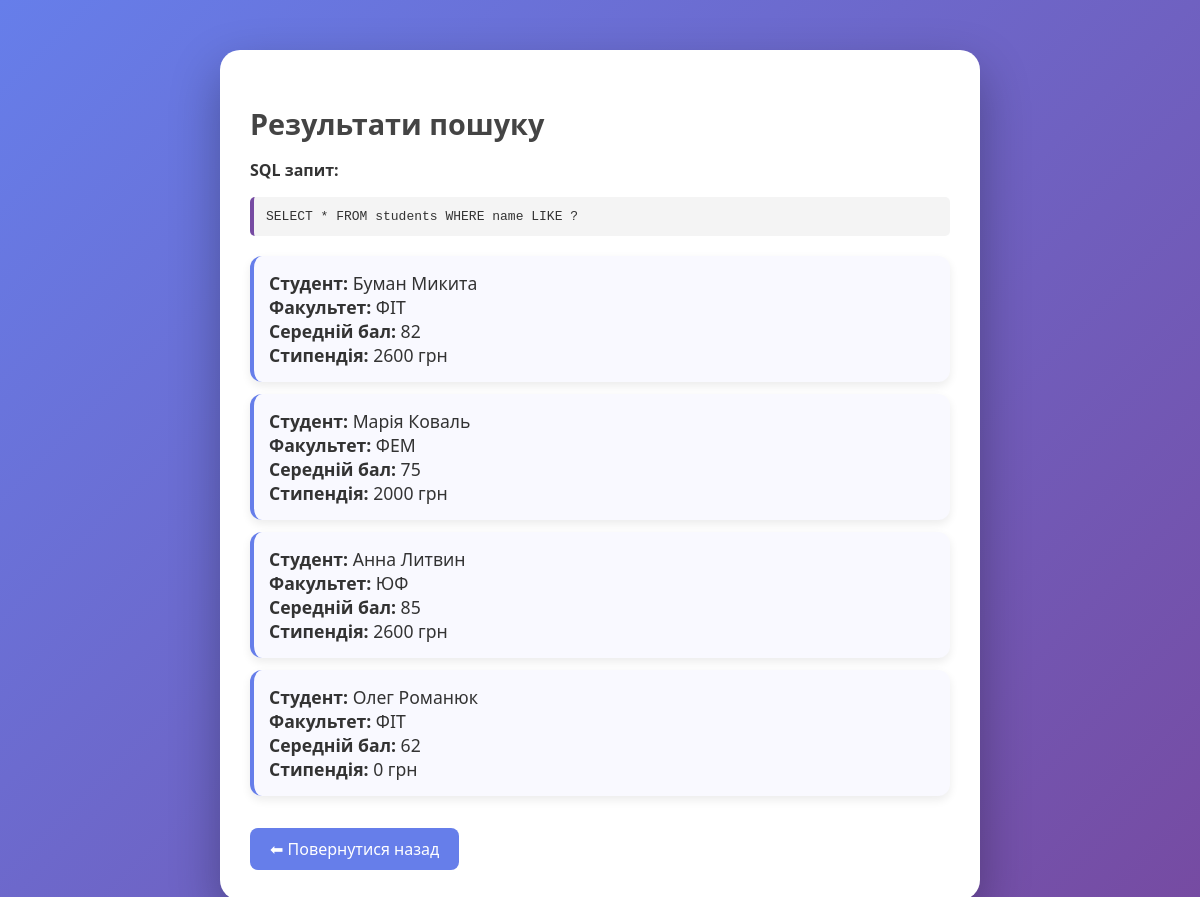
Screenshot of /search with the database file from the repository.
### tables this page shows
CREATE TABLE students (
    id INTEGER PRIMARY KEY AUTOINCREMENT,
    name TEXT,
    faculty TEXT,
    gpa INTEGER,
    scholarship INTEGER
);

### secure_app.py (the view)
@app.route("/search")
def search():
    name = request.args.get("name", "")
    conn = sqlite3.connect("database.db")
    c = conn.cursor()
    query = "SELECT * FROM students WHERE name LIKE ?"
    param = f"%{name}%"
    print("Executing SECURE:", query, param)
    c.execute(query, (param,))
    results = c.fetchall()
    return render_template("results.html", students=results, query=query)

### templates/results.html (shortened to what this page needs)
<!DOCTYPE html>
<html lang="uk">
<head>
</head>
<body>
<div class="container">
    <h2>Результати пошуку</h2>
    <p><b>SQL запит:</b></p>
    <div class="sql-box">{{ query }}</div>
    {% if students %}
        {% for s in students %}
            <div class="student-card">
                <b>Студент:</b> {{ s[1] }}<br>
                <b>Факультет:</b> {{ s[2] }}<br>
                <b>Середній бал:</b> {{ s[3] }}<br>
                <b>Стипендія:</b> {{ s[4] }} грн
            </div>
        {% endfor %}
    {% else %}
        <div class="no-results">Студента не знайдено.</div>
    {% endif %}
    <a href="/">⬅ Повернутися назад</a>
</div>
</body>
</html>

### templates/results.html (style rules this page uses)
body { font-family: 'Segoe UI', Tahoma, sans-serif; background: linear-gradient(135deg, #667eea 0%, #764ba2 100%); min-height: 100vh; margin: 0; padding: 0; display: flex; justify-content: center; align-items: flex-start; padding-top: 50px; color: #333; }
.container { background: white; padding: 30px; width: 90%; max-width: 700px; border-radius: 20px; box-shadow: 0 20px 50px rgba(0,0,0,0.3); animation: fadeIn 0.5s ease-in-out; }
h2 { margin-bottom: 10px; font-size: 1.8em; color: #444; }
.sql-box { background: #f4f4f4; padding: 12px; border-left: 4px solid #764ba2; border-radius: 5px; font-family: monospace; margin-bottom: 20px; word-break: break-word; }
.student-card { background: #f9f9ff; padding: 15px; margin-bottom: 12px; border-radius: 12px; border-left: 4px solid #667eea; box-shadow: 0 4px 10px rgba(0,0,0,0.08); font-size: 1.1em; }
a { display: inline-block; margin-top: 20px; text-decoration: none; padding: 10px 20px; background: #667eea; color: white; border-radius: 8px; transition: 0.2s; }

### rows the page displays
students: name "Буман Микита", faculty "ФІТ", gpa "82", scholarship "2600"
students: name "Марія Коваль", faculty "ФЕМ", gpa "75", scholarship "2000"
students: name "Анна Литвин", faculty "ЮФ", gpa "85", scholarship "2600"
students: name "Олег Романюк", faculty "ФІТ", gpa "62", scholarship "0"

### other values shown
{{ query }} "SELECT * FROM students WHERE name LIKE ?"
